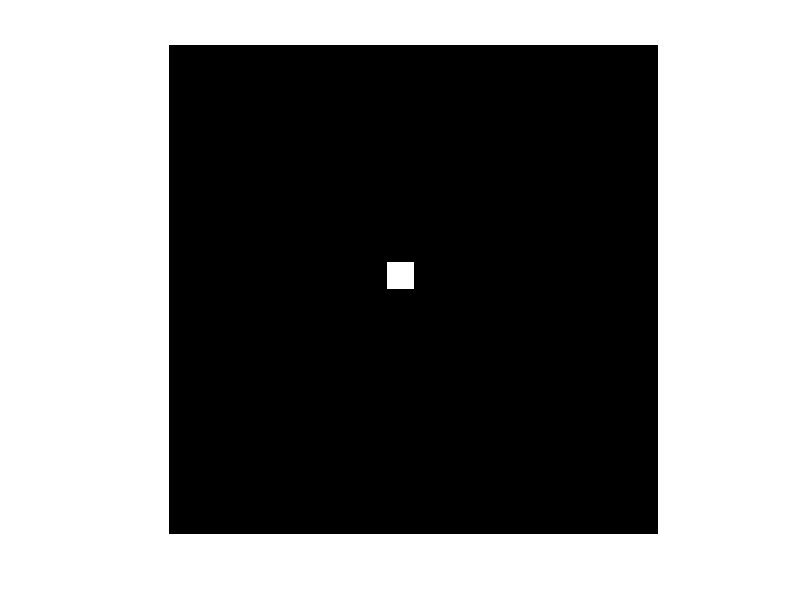
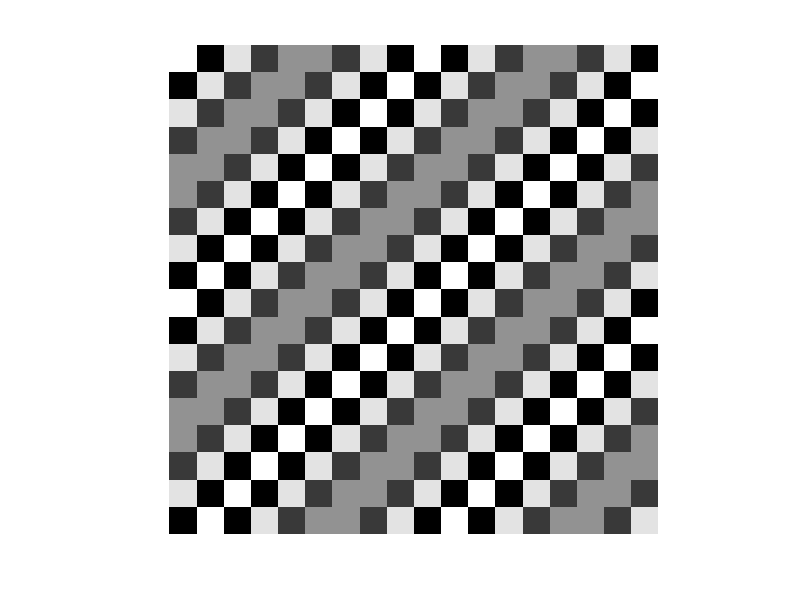

Reproduce these figures in MATLAB, in order.
for i=2:1:18
    for j=2:2:19
        m(i,j)=0;
    end
end
m(9,9)=255;
imshow(m);
F=fft2(m);
G=real(F);
f=abs(G);
n=mat2gray(G)
figure, imshow(n);
